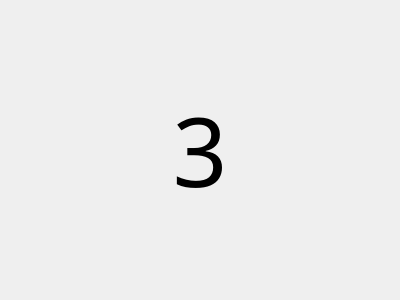
<?xml version="1.0" encoding="UTF-8"?>
<ui version="4.0">
 <class>BufferWindow</class>
 <widget class="QWidget" name="BufferWindow">
  <property name="geometry">
   <rect>
    <x>0</x>
    <y>0</y>
    <width>400</width>
    <height>300</height>
   </rect>
  </property>
  <property name="windowTitle">
   <string>Form</string>
  </property>
  <layout class="QVBoxLayout" name="verticalLayout">
   <item>
    <widget class="QLabel" name="label">
     <property name="font">
      <font>
       <family>微软雅黑</family>
       <pointsize>72</pointsize>
      </font>
     </property>
     <property name="text">
      <string>3</string>
     </property>
     <property name="alignment">
      <set>Qt::AlignCenter</set>
     </property>
    </widget>
   </item>
  </layout>
 </widget>
 <resources/>
 <connections/>
</ui>
